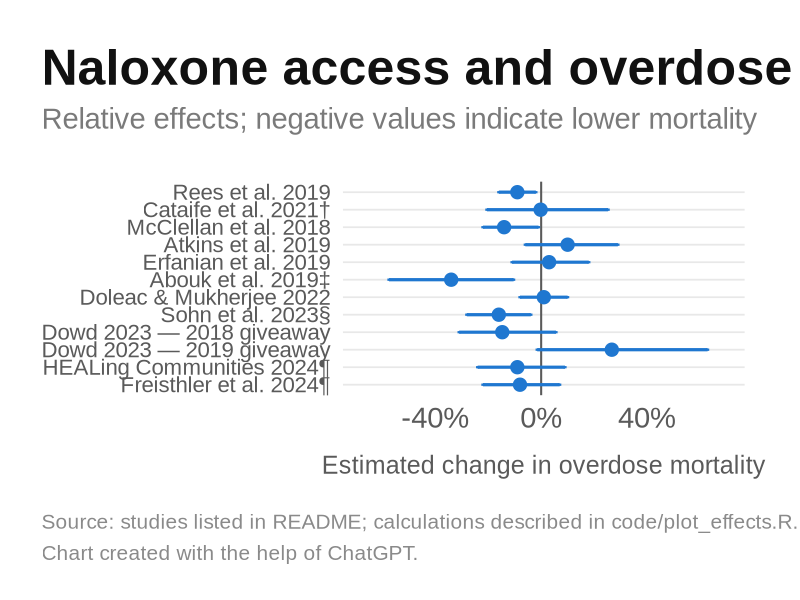
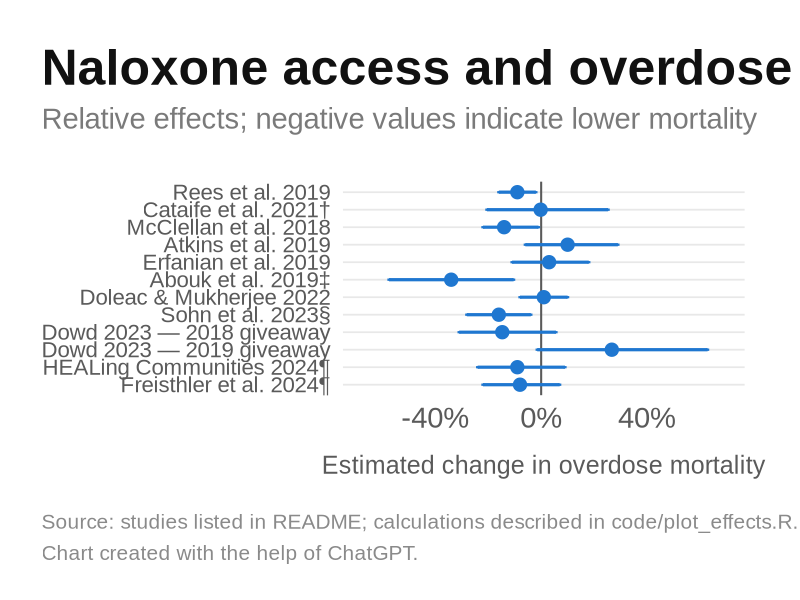
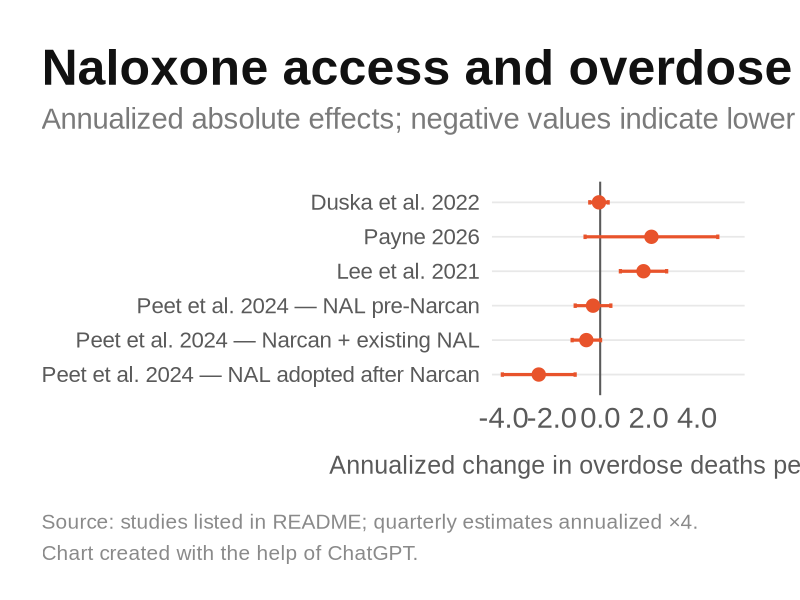
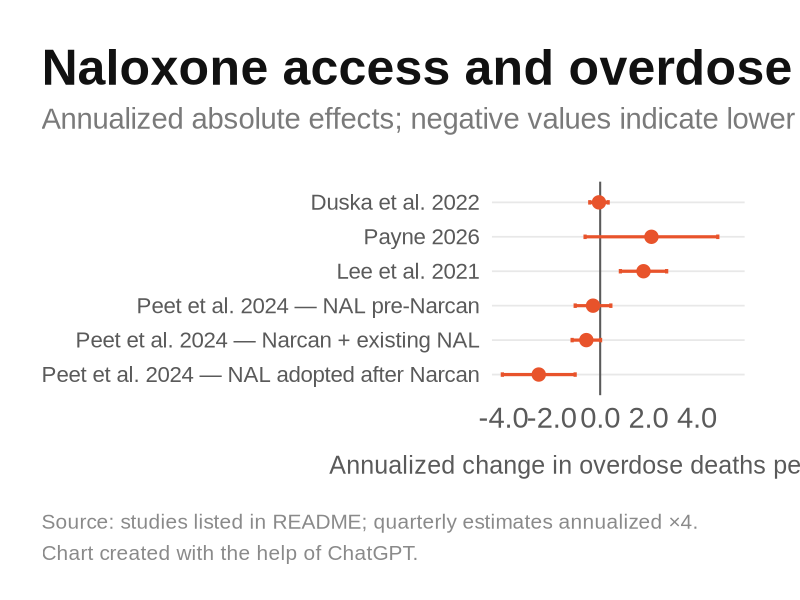

Source code (R) for these figures, in order:
library(dplyr)
library(ggplot2)
library(readr)
library(scales)

# Palette / house style
cf_ink    <- "#111111"
cf_mute   <- "#8A8A8A"
cf_grid   <- "#E8E8E8"
cf_axis   <- "#5A5A5A"
cf_sub    <- "#7A7A7A"
cf_orange <- "#E8532B"
cf_blue   <- "#1F77D0"

theme_cf <- function(title_size = 36) {
  theme_minimal(base_family = "Liberation Sans", base_size = 20) +
    theme(
      plot.background    = element_rect(fill = "white", color = NA),
      panel.background   = element_rect(fill = "white", color = NA),
      panel.grid.minor   = element_blank(),
      panel.grid.major.x = element_blank(),
      panel.grid.major.y = element_line(color = cf_grid, linewidth = 0.6),
      axis.text          = element_text(color = cf_axis, size = 21),
      axis.ticks         = element_blank(),
      plot.title         = element_text(face = "bold", size = title_size,
                                        color = cf_ink, margin = margin(b = 10)),
      plot.subtitle      = element_text(size = 21, color = cf_sub,
                                        margin = margin(b = 34)),
      plot.caption       = element_text(size = 15, color = cf_mute, hjust = 0,
                                        lineheight = 1.25, margin = margin(t = 26)),
      plot.title.position   = "plot",
      plot.caption.position = "plot",
      plot.margin        = margin(36, 40, 26, 30)
    )
}

cf_caption <- function(source) {
  paste0("Source: ", source, "\nChart created with the help of ChatGPT.")
}

cf_save <- function(p, stem) {
  ggsave(paste0(stem, ".png"), p, device = ragg::agg_png,
         width = 1600, height = 900, units = "px", dpi = 100, bg = "white")
  ggsave(paste0(stem, ".svg"), p, device = grDevices::svg,
         width = 16, height = 9, units = "in", bg = "white")
}

relative <- tibble::tribble(
  ~study, ~estimate, ~lower, ~upper,
  "Rees et al. 2019", -9.0, -16.0, -2.0,
  "Cataife et al. 2021†", -0.2, -20.5, 25.3,
  "McClellan et al. 2018", -14.0, -22.0, -1.0,
  "Atkins et al. 2019", 10.0, -6.0, 29.0,
  "Erfanian et al. 2019", 3.0, -11.0, 18.0,
  "Abouk et al. 2019‡", -34.0, -57.5, -10.4,
  "Doleac & Mukherjee 2022", 1.0, -8.0, 10.0,
  "Sohn et al. 2023§", -16.0, -28.1, -3.9,
  "Dowd 2023 — 2018 giveaway", -14.7, -31.0, 5.6,
  "Dowd 2023 — 2019 giveaway", 26.7, -1.5, 62.9,
  "HEALing Communities 2024¶", -9.0, -24.0, 9.0,
  "Freisthler et al. 2024¶", -8.0, -22.0, 7.0
)

payne_est <- 2.12
payne_se <- 1.40

absolute <- tibble::tribble(
  ~study, ~estimate, ~lower, ~upper, ~scaling,
  "Duska et al. 2022", -0.05, -0.43, 0.33, "Annual estimate",
  "Payne 2026", payne_est, payne_est - 1.96 * payne_se, payne_est + 1.96 * payne_se, "Annual estimate",
  "Lee et al. 2021", (1344.3 / 3000) * 4, (627.1 / 3000) * 4, (2061.6 / 3000) * 4, "Quarterly × 4",
  "Peet et al. 2024 — NAL pre-Narcan", -0.074 * 4, (-0.074 - 1.96 * 0.094) * 4, (-0.074 + 1.96 * 0.094) * 4, "Quarterly × 4",
  "Peet et al. 2024 — Narcan + existing NAL", -0.143 * 4, (-0.143 - 1.96 * 0.075) * 4, (-0.143 + 1.96 * 0.075) * 4, "Quarterly × 4",
  "Peet et al. 2024 — NAL adopted after Narcan", -0.635 * 4, (-0.635 - 1.96 * 0.192) * 4, (-0.635 + 1.96 * 0.192) * 4, "Quarterly × 4"
)

forest_cf <- function(dat, title, subtitle, xlab, caption, accent,
                      xlim = NULL, percent_axis = FALSE) {
  p <- dat %>%
    mutate(study = factor(study, levels = rev(study))) %>%
    ggplot(aes(x = estimate, y = study)) +
    geom_vline(xintercept = 0, color = cf_axis, linewidth = 0.7) +
    geom_errorbarh(aes(xmin = lower, xmax = upper),
                   height = 0.13, linewidth = 1.1, color = accent) +
    geom_point(size = 4.2, color = accent) +
    labs(
      title = title,
      subtitle = subtitle,
      caption = caption,
      x = xlab,
      y = NULL
    ) +
    theme_cf() +
    theme(
      axis.text.y = element_text(size = 16),
      axis.title.x = element_text(color = cf_axis, size = 18, margin = margin(t = 16))
    )

  if (percent_axis) {
    p <- p + scale_x_continuous(labels = label_number(suffix = "%"))
  } else {
    p <- p + scale_x_continuous(labels = label_number(accuracy = 0.1))
  }

  if (!is.null(xlim)) p <- p + coord_cartesian(xlim = xlim)
  p
}

p_relative <- forest_cf(
  relative,
  title = "Naloxone access and overdose mortality",
  subtitle = "Relative effects; negative values indicate lower mortality",
  xlab = "Estimated change in overdose mortality",
  caption = cf_caption("studies listed in README; calculations described in code/plot_effects.R."),
  accent = cf_blue,
  xlim = c(-68, 70),
  percent_axis = TRUE
)

p_absolute <- forest_cf(
  absolute,
  title = "Naloxone access and overdose mortality",
  subtitle = "Annualized absolute effects; negative values indicate lower mortality",
  xlab = "Annualized change in overdose deaths per 100,000",
  caption = cf_caption("studies listed in README; quarterly estimates annualized ×4."),
  accent = cf_orange,
  xlim = c(-4, 5.5),
  percent_axis = FALSE
)

dir.create("figures", showWarnings = FALSE)
dir.create("data", showWarnings = FALSE)

cf_save(p_relative, "figures/relative_effects")
cf_save(p_absolute, "figures/annualized_absolute_effects")

bind_rows(
  relative %>% mutate(panel = "Relative (%)", unit = "percent", scaling = "As reported"),
  absolute %>% mutate(panel = "Annualized absolute", unit = "deaths per 100k per year")
) %>%
  write_csv("data/effects_reproduced.csv")
